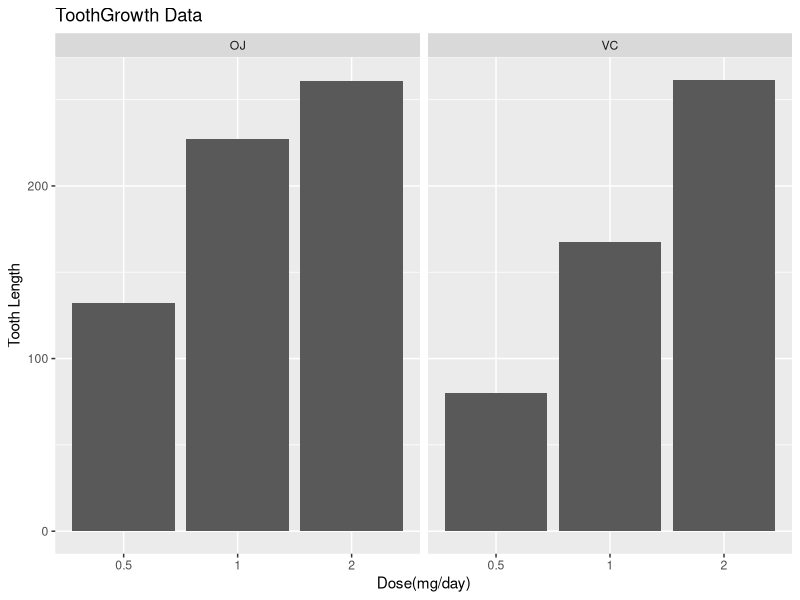

Source code (R):
## ---- chunk 1
#library(datasets)
#if(!exists("")){
#   <- 
#}
## ---- chunk 2
#head()
## ---- chunk 3
#str()
## ---- chunk 4
#summary()
## ---- chunk 5
library(ggplot2)
ggplot(data=ToothGrowth, aes(x=as.factor(dose), y=len)) +
    geom_bar(stat="identity") +
    facet_grid(. ~ supp) +
    xlab("Dose(mg/day)") +
    ylab("Tooth Length") +
    ggtitle("ToothGrowth Data")        
## ---- chunk 6
#t.test(len ~ supp, paired=F, var.equal=F, data=tgdata)
## ---- chunk 7

## ---- chunk 8

